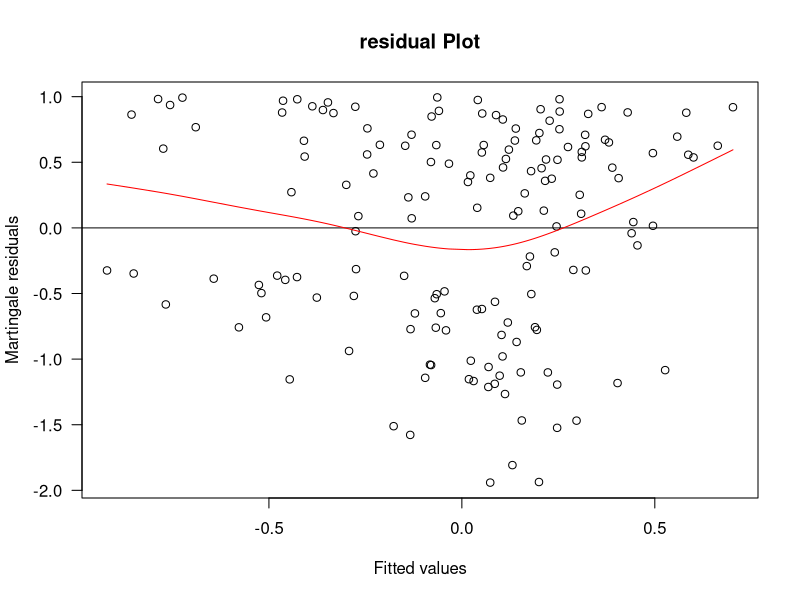
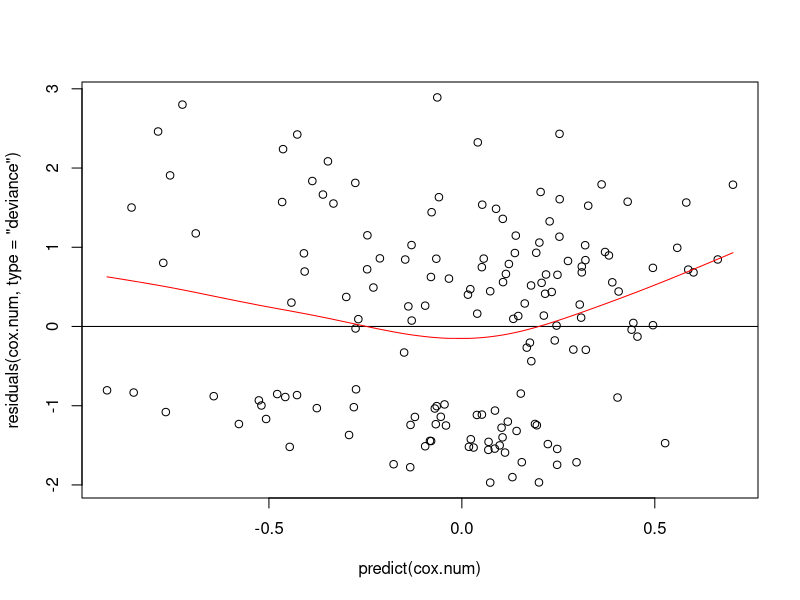
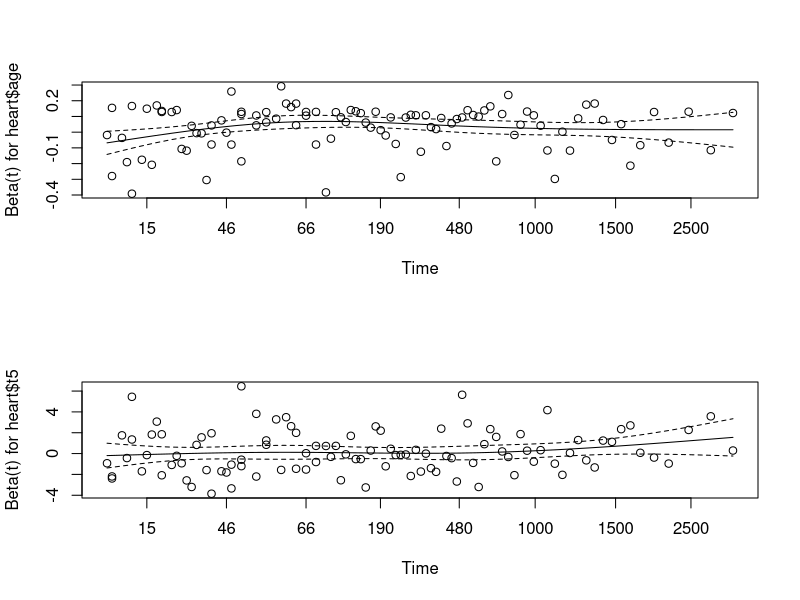
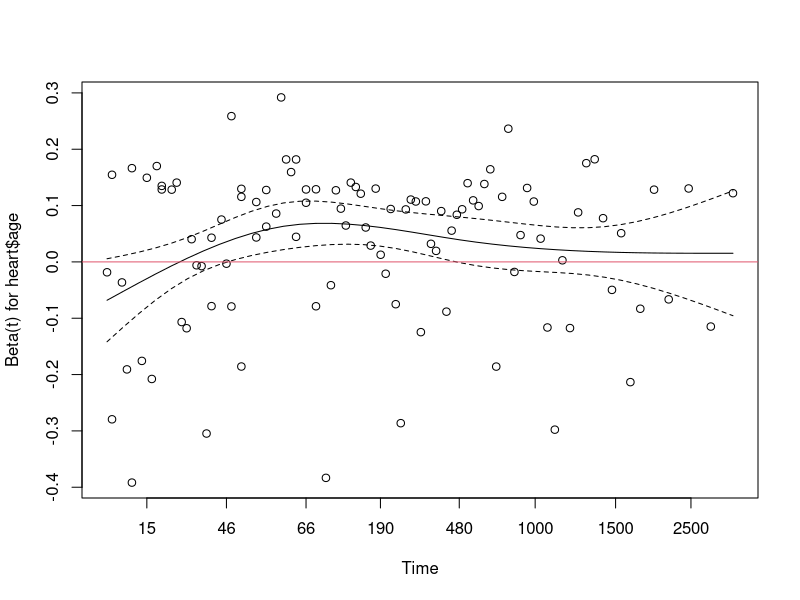
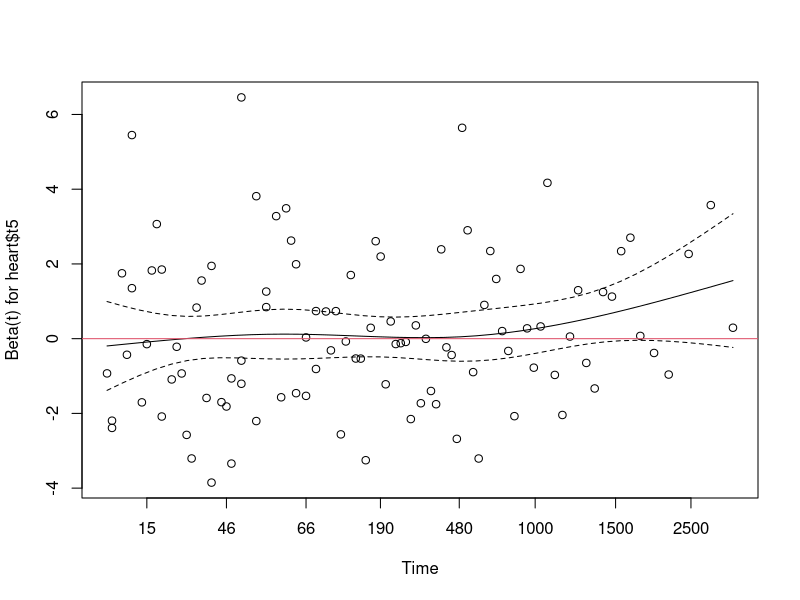

Write R code to recreate these figures, in order.
## ---- chunk 1
library("survival")
data(stanford2)
head(stanford2)

## ---- chunk 2

heart <- subset(stanford2, t5 != "NA")
Over40 <- ifelse(heart$age > 40,1,0)
heart <- cbind(heart, Over40)
heart$Over40 <- as.factor(heart$Over40)

## ---- chunk 3
len <- length(heart$t5)

misMatchLevel <- rep(0,len)

for (i in 1:len){
  
  if (heart$t5[i] > max(heart$t5)/3*2){
    
    misMatchLevel[i] <- 2
    
  }else if(heart$t5[i] > max(heart$t5)/3) {
    
    misMatchLevel[i] <- 1
  }
  
}

heart <- cbind(heart, misMatchLevel)

heart$misMatchLevel <- as.factor(heart$misMatchLevel)

## ---- chunk 4
summary(heart)
## ---- chunk 5
cox.mod <- coxph(Surv(heart$time, heart$status)~heart$Over40 + heart$misMatchLevel)
summary(cox.mod)
## ---- chunk 6
cox.mod2 <- coxph(Surv(heart$time, heart$status)~ heart$Over40)
## ---- chunk 7
anova(cox.mod2, cox.mod, test = "LRT")
## ---- chunk 8
cox.num <- coxph(Surv(heart$time, heart$status)~ heart$age +heart$t5)
summary(cox.num)
## ---- chunk 9

plot(predict(cox.num), residuals(cox.num, type="martingale"),
     xlab= "Fitted values", ylab ="Martingale residuals",
     main="residual Plot", las = 1)
### add a line ax y = residual = 0
abline(h=0)

# fir a smoother thru the points

lines(smooth.spline(predict(cox.num), residuals(cox.num, type="martingale")), col = "red")
## ---- chunk 10
### and checking linearity using deviance residuals

plot(predict(cox.num), residuals(cox.num, type="deviance"))
abline(h=0)

lines(smooth.spline(predict(cox.num), residuals(cox.num, type="deviance")), col = "red")
## ---- chunk 11
cox.zph(cox.num)
## ---- chunk 12
par(mfrow=c(2,1))
plot(cox.zph(cox.num))
## ---- chunk 13
par(mfrow=c(1,1))
plot(cox.zph(cox.num)[1])
abline(h=0, col=2)
## ---- chunk 14
par(mfrow=c(1,1))
plot(cox.zph(cox.num)[2])
abline(h=0, col=2)
